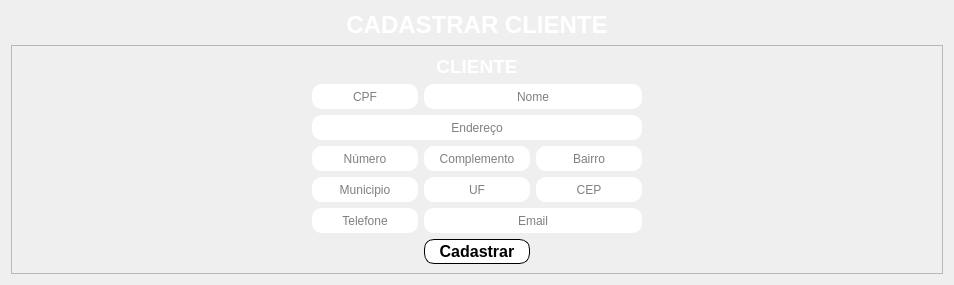
          <widget class="QWidget" name="tab_cad_cliente">
           <attribute name="title">
            <string>Cadastrar Cliente</string>
           </attribute>
           <layout class="QVBoxLayout" name="verticalLayout_14">
            <item>
             <widget class="QLabel" name="label_24">
              <property name="maximumSize">
               <size>
                <width>16777215</width>
                <height>50</height>
               </size>
              </property>
              <property name="sizeIncrement">
               <size>
                <width>0</width>
                <height>0</height>
               </size>
              </property>
              <property name="text">
               <string>&lt;html&gt;&lt;head/&gt;&lt;body&gt;&lt;p align=&quot;center&quot;&gt;&lt;span style=&quot; font-size:18pt; font-weight:600; color:#ffffff;&quot;&gt;CADASTRAR CLIENTE&lt;/span&gt;&lt;/p&gt;&lt;/body&gt;&lt;/html&gt;</string>
              </property>
             </widget>
            </item>
            <item>
             <widget class="QFrame" name="frame_cliente">
              <property name="frameShape">
               <enum>QFrame::StyledPanel</enum>
              </property>
              <property name="frameShadow">
               <enum>QFrame::Raised</enum>
              </property>
              <layout class="QGridLayout" name="gridLayout_2">
               <property name="leftMargin">
                <number>300</number>
               </property>
               <property name="rightMargin">
                <number>300</number>
               </property>
               <item row="4" column="1" colspan="2">
                <widget class="QLineEdit" name="txt_nome_cliente">
                 <property name="minimumSize">
                  <size>
                   <width>0</width>
                   <height>25</height>
                  </size>
                 </property>
                 <property name="styleSheet">
                  <string notr="true">background-color: rgb(255, 255, 255);
border-radius:10px;</string>
                 </property>
                 <property name="alignment">
                  <set>Qt::AlignCenter</set>
                 </property>
                 <property name="placeholderText">
                  <string>Nome</string>
                 </property>
                </widget>
               </item>
               <item row="4" column="0">
                <widget class="QLineEdit" name="txt_cpf_cliente">
                 <property name="minimumSize">
                  <size>
                   <width>0</width>
                   <height>25</height>
                  </size>
                 </property>
                 <property name="styleSheet">
                  <string notr="true">background-color: rgb(255, 255, 255);
border-radius:10px;</string>
                 </property>
                 <property name="alignment">
                  <set>Qt::AlignCenter</set>
                 </property>
                 <property name="placeholderText">
                  <string>CPF</string>
                 </property>
                </widget>
               </item>
               <item row="7" column="2">
                <widget class="QLineEdit" name="txt_cep_cliente">
                 <property name="minimumSize">
                  <size>
                   <width>0</width>
                   <height>25</height>
                  </size>
                 </property>
                 <property name="styleSheet">
                  <string notr="true">background-color: rgb(255, 255, 255);
border-radius:10px;</string>
                 </property>
                 <property name="alignment">
                  <set>Qt::AlignCenter</set>
                 </property>
                 <property name="placeholderText">
                  <string>CEP</string>
                 </property>
                </widget>
               </item>
               <item row="5" column="0" colspan="3">
                <widget class="QLineEdit" name="txt_endereco_cliente">
                 <property name="minimumSize">
                  <size>
                   <width>0</width>
                   <height>25</height>
                  </size>
                 </property>
                 <property name="styleSheet">
                  <string notr="true">background-color: rgb(255, 255, 255);
border-radius:10px;</string>
                 </property>
                 <property name="alignment">
                  <set>Qt::AlignCenter</set>
                 </property>
                 <property name="placeholderText">
                  <string>Endereço</string>
                 </property>
                </widget>
               </item>
               <item row="6" column="1">
                <widget class="QLineEdit" name="txt_complemento_cliente">
                 <property name="minimumSize">
                  <size>
                   <width>0</width>
                   <height>25</height>
                  </size>
                 </property>
                 <property name="styleSheet">
                  <string notr="true">background-color: rgb(255, 255, 255);
border-radius:10px;</string>
                 </property>
                 <property name="alignment">
                  <set>Qt::AlignCenter</set>
                 </property>
                 <property name="placeholderText">
                  <string>Complemento</string>
                 </property>
                </widget>
               </item>
               <item row="6" column="0">
                <widget class="QLineEdit" name="txt_num_cliente">
                 <property name="minimumSize">
                  <size>
                   <width>0</width>
                   <height>25</height>
                  </size>
                 </property>
                 <property name="styleSheet">
                  <string notr="true">background-color: rgb(255, 255, 255);
border-radius:10px;</string>
                 </property>
                 <property name="alignment">
                  <set>Qt::AlignCenter</set>
                 </property>
                 <property name="placeholderText">
                  <string>Número</string>
                 </property>
                </widget>
               </item>
               <item row="6" column="2">
                <widget class="QLineEdit" name="txt_bairro_cliente">
                 <property name="minimumSize">
                  <size>
                   <width>0</width>
                   <height>25</height>
                  </size>
                 </property>
                 <property name="styleSheet">
                  <string notr="true">background-color: rgb(255, 255, 255);
border-radius:10px;
</string>
                 </property>
                 <property name="alignment">
                  <set>Qt::AlignCenter</set>
                 </property>
                 <property name="placeholderText">
                  <string>Bairro</string>
                 </property>
                </widget>
               </item>
               <item row="7" column="0">
                <widget class="QLineEdit" name="txt_municipio_cliente">
                 <property name="minimumSize">
                  <size>
                   <width>0</width>
                   <height>25</height>
                  </size>
                 </property>
                 <property name="styleSheet">
                  <string notr="true">background-color: rgb(255, 255, 255);
border-radius:10px;</string>
                 </property>
                 <property name="alignment">
                  <set>Qt::AlignCenter</set>
                 </property>
                 <property name="placeholderText">
                  <string>Municipio</string>
                 </property>
                </widget>
               </item>
               <item row="7" column="1">
                <widget class="QLineEdit" name="txt_uf_cliente">
                 <property name="minimumSize">
                  <size>
                   <width>0</width>
                   <height>25</height>
                  </size>
                 </property>
                 <property name="styleSheet">
                  <string notr="true">background-color: rgb(255, 255, 255);
border-radius:10px;</string>
                 </property>
                 <property name="alignment">
                  <set>Qt::AlignCenter</set>
                 </property>
                 <property name="placeholderText">
                  <string>UF</string>
                 </property>
                </widget>
               </item>
               <item row="9" column="0">
                <widget class="QLineEdit" name="txt_telefone_cliente">
                 <property name="minimumSize">
                  <size>
                   <width>0</width>
                   <height>25</height>
                  </size>
                 </property>
                 <property name="styleSheet">
                  <string notr="true">background-color: rgb(255, 255, 255);
border-radius:10px;</string>
                 </property>
                 <property name="alignment">
                  <set>Qt::AlignCenter</set>
                 </property>
                 <property name="placeholderText">
                  <string>Telefone</string>
                 </property>
                </widget>
               </item>
               <item row="0" column="1">
                <widget class="QLabel" name="label_4">
                 <property name="maximumSize">
                  <size>
                   <width>16777215</width>
                   <height>27</height>
                  </size>
                 </property>
                 <property name="text">
                  <string>&lt;html&gt;&lt;head/&gt;&lt;body&gt;&lt;p align=&quot;center&quot;&gt;&lt;span style=&quot; font-size:14pt; font-weight:600; color:#ffffff;&quot;&gt;CLIENTE&lt;/span&gt;&lt;/p&gt;&lt;/body&gt;&lt;/html&gt;</string>
                 </property>
                </widget>
               </item>
               <item row="10" column="1">
                <widget class="QPushButton" name="btn_cad_cliente">
                 <property name="minimumSize">
                  <size>
                   <width>0</width>
                   <height>25</height>
                  </size>
                 </property>
                 <property name="maximumSize">
                  <size>
                   <width>300</width>
                   <height>28</height>
                  </size>
                 </property>
                 <property name="font">
                  <font>
                   <pointsize>12</pointsize>
                   <weight>75</weight>
                   <bold>true</bold>
                  </font>
                 </property>
                 <property name="cursor">
                  <cursorShape>PointingHandCursor</cursorShape>
                 </property>
                 <property name="layoutDirection">
                  <enum>Qt::LeftToRight</enum>
                 </property>
                 <property name="styleSheet">
                  <string notr="true">QPushButton{	
	background-color: rgb(255, 255, 255);
	color: rgb(0, 0, 0);
	border-radius:10px;
	border-width: 2px;
	border-style: outset;
	border-color: black;
}
QPushButton:hover{
	
	background-color: rgb(255, 170, 0);
	
	color: rgb(0, 0, 0);
		
}
QPushButton:!pressed
{
  border: 1px solid black;
}</string>
                 </property>
                 <property name="text">
                  <string>Cadastrar</string>
                 </property>
                 <property name="default">
                  <bool>false</bool>
                 </property>
                </widget>
               </item>
               <item row="9" column="1" colspan="2">
                <widget class="QLineEdit" name="txt_email_cliente">
                 <property name="minimumSize">
                  <size>
                   <width>0</width>
                   <height>25</height>
                  </size>
                 </property>
                 <property name="styleSheet">
                  <string notr="true">background-color: rgb(255, 255, 255);
border-radius:10px;</string>
                 </property>
                 <property name="alignment">
                  <set>Qt::AlignCenter</set>
                 </property>
                 <property name="placeholderText">
                  <string>Email</string>
                 </property>
                </widget>
               </item>
              </layout>
             </widget>
            </item>
           </layout>
          </widget>
